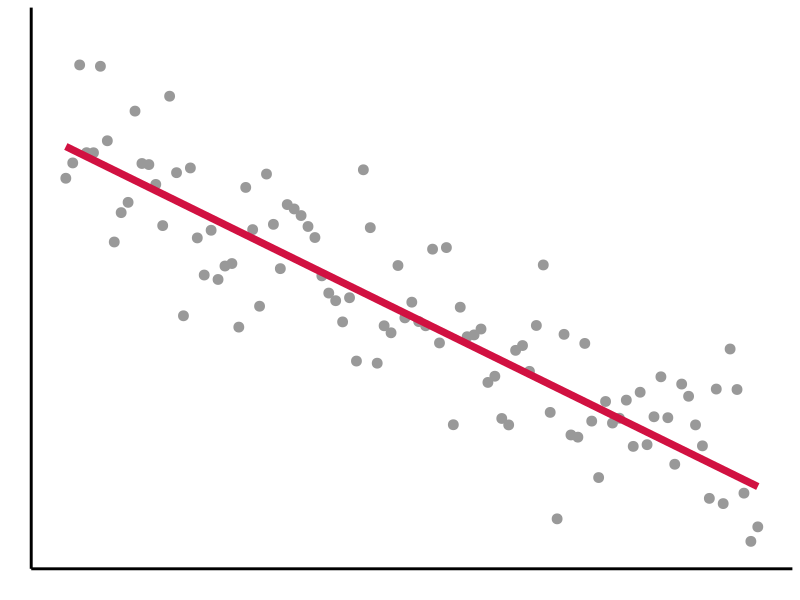
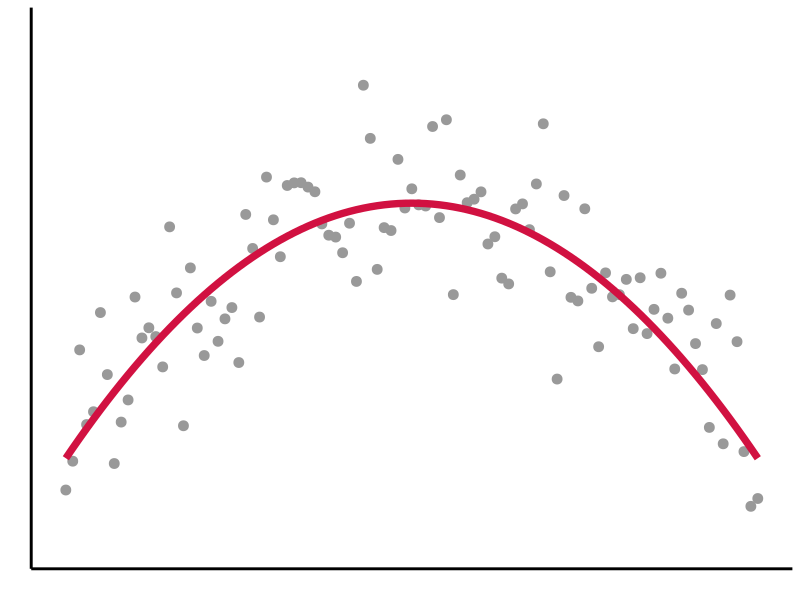
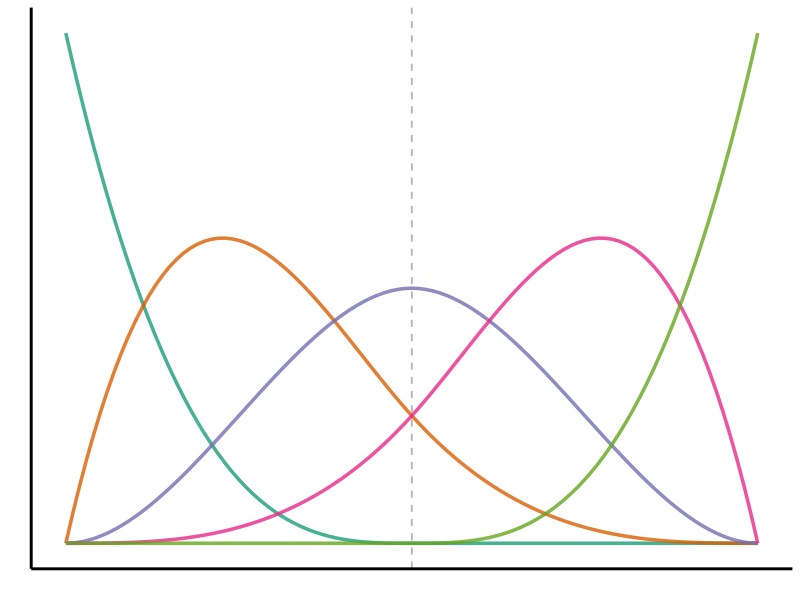
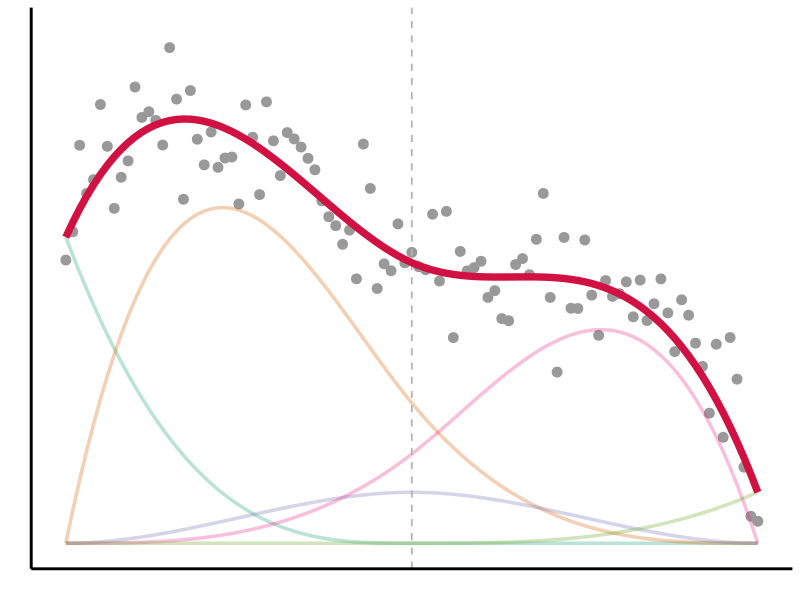
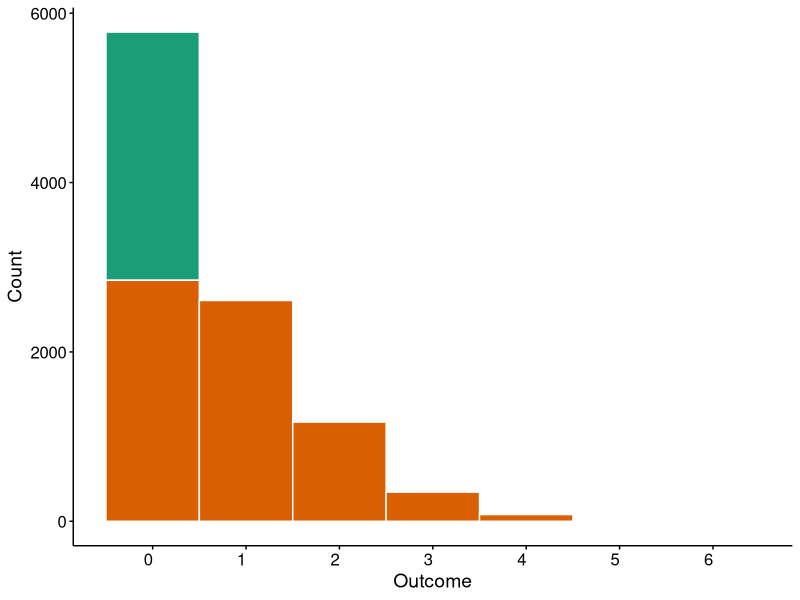
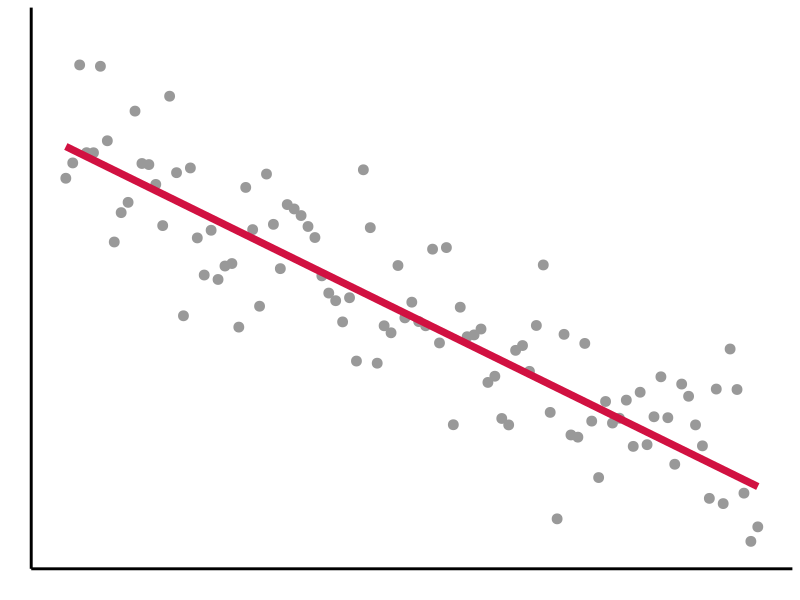
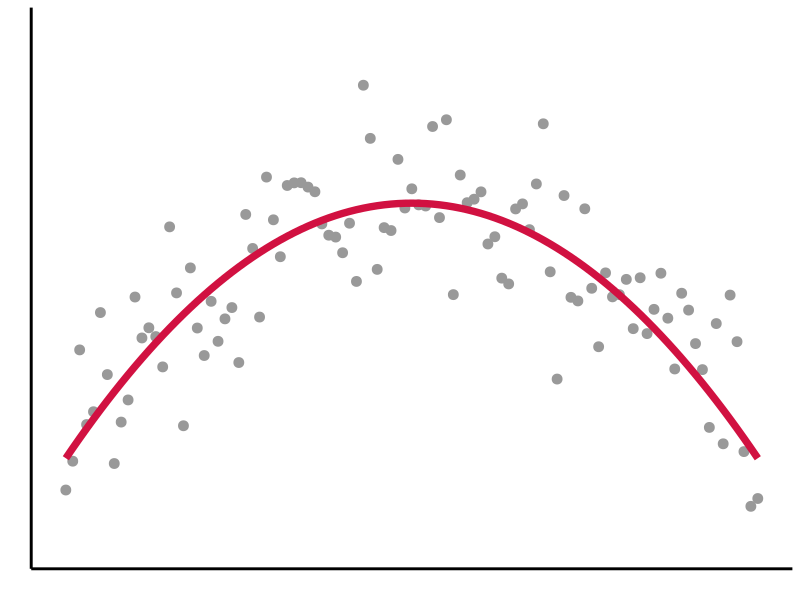
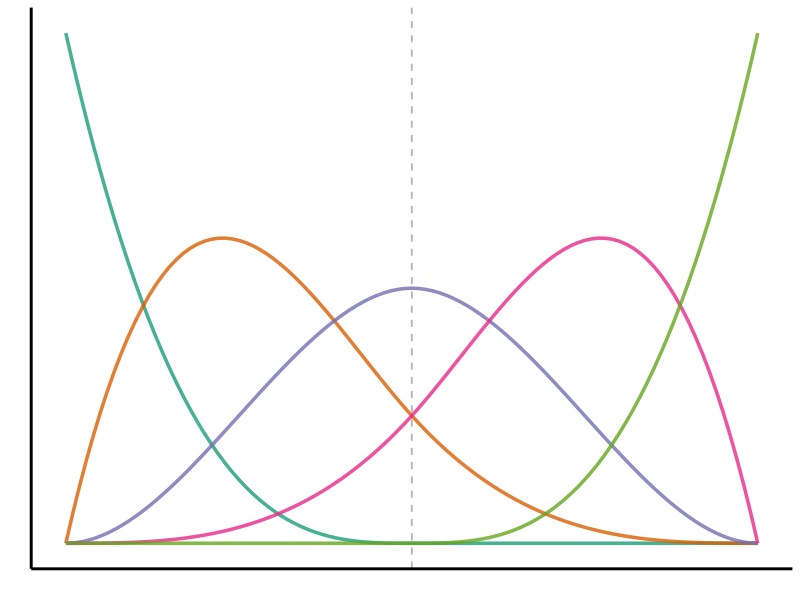

Write the R code that produced these figures, in order.
R.version           # version 4.0.4 
library(here)       # version 1.0.1
library(splines2)   # version 0.4.5
library(tidyverse)  # version 1.3.0

output_fig_dir <- here("Figures")
if (!dir.exists(output_fig_dir)){
  dir.create(output_fig_dir, recursive = TRUE)
}

# Figure 1

## Simple linear regression
x <- seq(0, 1, 0.01)
set.seed(123)
gp <- data.frame(x = x, y = -6*x+7+rnorm(x,0,1)) %>% 
  ggplot(aes(x=x, y=y))+
  geom_point(size=3, color="gray60")+
  stat_function(fun=function(x) -6*x+7, color="#d11141", size=2.5)+
  scale_y_continuous(limits=c(0,9))+
  theme_classic()+
  labs(y="", x="")+
  theme(axis.text.y=element_blank(),
        axis.text.x=element_blank(),
        axis.ticks=element_blank(),
        axis.line=element_line(color="black", size=1))
print(gp)
ggsave(file = here("Figures", "Figure_1_1.png"), plot=gp, dpi=350, width=6.2, height=4.2)    


## Quadratic regression
set.seed(123)
gp <- data.frame(x = x, y = -18*(x-0.5)^2+6+rnorm(x,0,1)) %>% 
  ggplot(aes(x=x, y=y))+
  geom_point(size=3, color="gray60")+
  stat_function(fun=function(x) -18*(x-0.5)^2+6, color="#d11141", size=2.5)+
  scale_y_continuous(limits=c(0,9))+
  theme_classic()+
  labs(y="", x="")+
  theme(axis.text.y=element_blank(),
        axis.text.x=element_blank(),
        axis.ticks=element_blank(),
        axis.line=element_line(color="black", size=1))
print(gp)
ggsave(file = here("Figures", "Figure_1_2.png"), plot=gp, dpi=350, width=6.2, height=4.2)    


## B-Spline regression
### base functions
knots <- seq(0, 1, length=3)
knots <- knots[2:(length(knots)-1)]
bsMat <- t(bSpline(x, knots=knots, degree=3, intercept=TRUE))

### Visualization of base functions
gp <- as.data.frame(t(bsMat)) %>% cbind(x) %>% 
  pivot_longer(!`x`, names_to="basis_id", values_to="value") %>% 
  ggplot(aes(x=x, y=value, color=basis_id))+
  geom_line(size=1.2, alpha=0.8)+
  geom_vline(data=data.frame(knots), aes(xintercept=knots), linetype="dashed", color="gray70", size=0.6)+
  scale_y_continuous(limits=c(0,1))+
  scale_color_brewer(palette="Dark2")+
  theme_classic()+
  labs(y="", x="")+
  theme(axis.text.y=element_blank(),
        axis.text.x=element_blank(),
        axis.ticks=element_blank(),
        axis.line=element_line(color="black", size=1),
        legend.position="none")
print(gp)
ggsave(file = here("Figures", "Figure_1_3.png"), plot=gp, dpi=350, width=6.2, height=2.2)

### weights of base functions
w <- c(6, 11, 2, 7, 1)

### Make the figure
set.seed(123)
gp <- as.data.frame(t(w*bsMat)) %>% cbind(x) %>% 
  pivot_longer(!`x`, names_to="basis_id", values_to="value") %>% 
  ggplot(aes(x=x, y=value, color=basis_id))+
  geom_point(data=data.frame(x = x, y = t(w%*%bsMat)+rnorm(x, 0, 0.8)), aes(x=x, y=y), size=3, color="gray60")+
  geom_line(size=1.2, alpha=0.3)+
  geom_vline(data=data.frame(knots), aes(xintercept=knots), linetype="dashed", color="gray70", size=0.6)+
  geom_line(data=data.frame(x = x, y = t(w%*%bsMat)), aes(x=x, y=y), color="#d11141", size=2.5)+
  scale_y_continuous(limits=c(0,10))+
  scale_color_brewer(palette="Dark2")+
  theme_classic()+
  labs(y="", x="")+
  theme(axis.text.y=element_blank(),
        axis.text.x=element_blank(),
        axis.ticks=element_blank(),
        axis.line=element_line(color="black", size=1),
        legend.position="none")
print(gp)
ggsave(file = here("Figures", "Figure_1_4.png"), plot=gp, dpi=350, width=6.2, height=4.2)



# Figure 2
d.sim <- data.frame(matrix(rep(NA, 3), nrow=1))[numeric(0), ]
colnames(d.sim) <- c("Poisson", "Bernoulli", "ZIP")
set.seed(123)
for(i in 1:10000){
  tmp1 <- rpois(1, 0.9)
  tmp2 <- rbinom(1, 1, 0.7)
  if(tmp2 == 0){tmp3 <- 0} else {tmp3 <- tmp1}
  d.sim[i,] <- c(tmp1, tmp2, tmp3)
}
rm(tmp1, tmp2, tmp3)

d.sim %>% select(ZIP) %>% unique()

d.sim$Poisson %>% mean()    # lambda
d.sim$Bernoulli %>% mean()  # theta

gp <- d.sim %>% mutate(Bernoulli = as.factor(Bernoulli)) %>% 
  ggplot(aes(x=ZIP, fill=Bernoulli))+
  geom_histogram(bins=7, color="white")+
  scale_x_continuous(breaks=0:7)+
  scale_fill_brewer(palette="Dark2")+
  theme_classic()+
  labs(y="Count", x="Outcome")+
  theme(axis.ticks=element_line(color = "black"),
        axis.text.x=element_text(size=12, color="black", angle=0, hjust=1),
        axis.text.y=element_text(size=12, color="black"),
        axis.title=element_text(size=14, color="black"),
        strip.text=element_text(size=14, face="bold"),
        legend.position="none")
print(gp)
ggsave(file = here("Figures", "Figure_2.png"), plot=gp, dpi=350, width=4.2, height=4.2)
